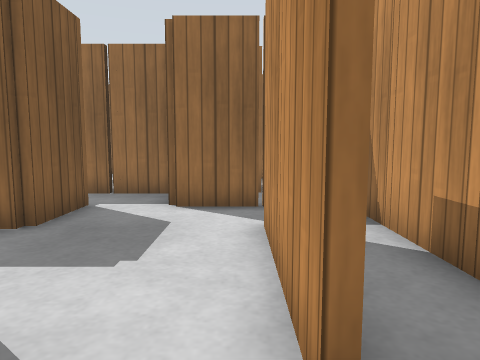
view 1 (above)

24 first-person views from a walk through a robot-simulator world made for Gazebo. The camera is 0.68 m above the floor, tilts 6° down and sees 70° across. The floor is counted in squares, 0.5 m on a side. Each view is taken from the middle of a square. On the plan, view 1 faces up. The plan holds only what a view shows up to about 15 squares ahead; the rest is blank. Gazebo's built-in surfaces are drawn with simple patterns.

view 2
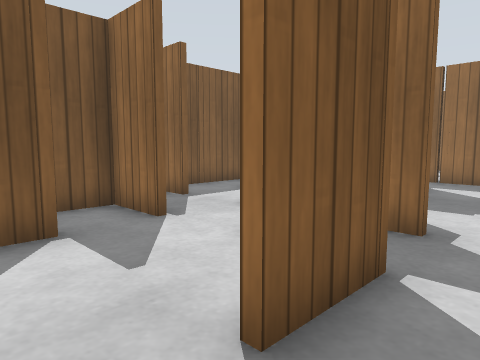

view 3
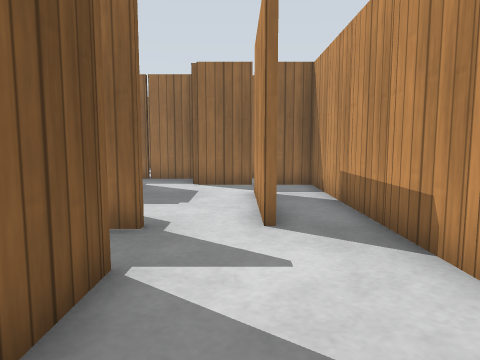

view 4
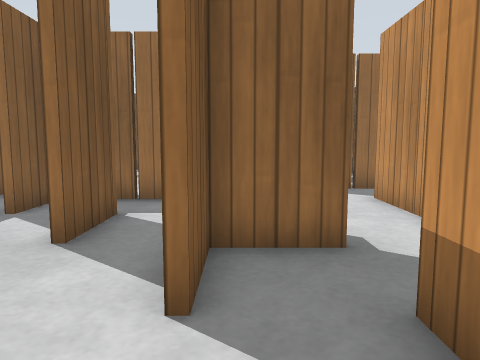

view 5
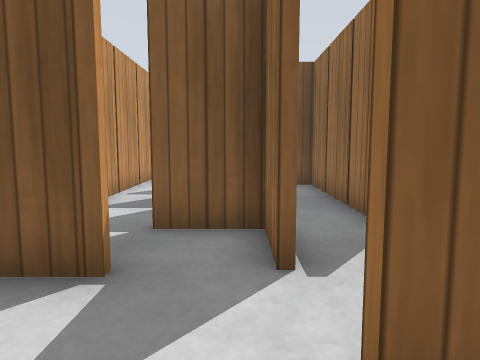

view 6
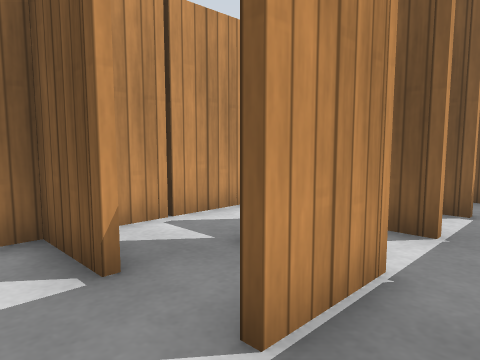

view 7
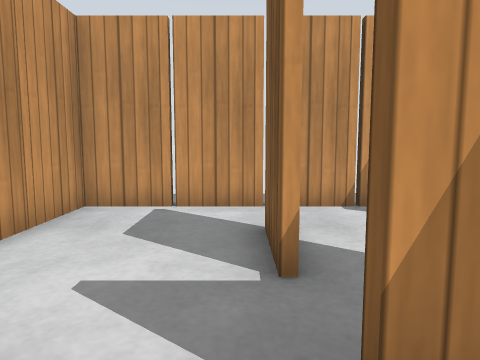

view 8
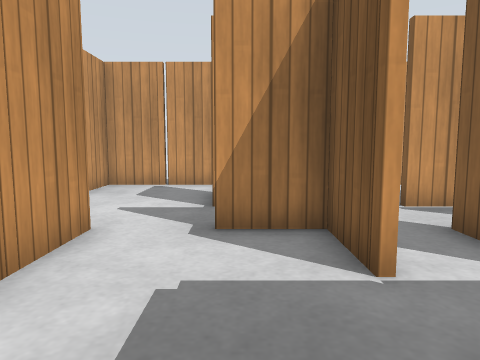

view 9
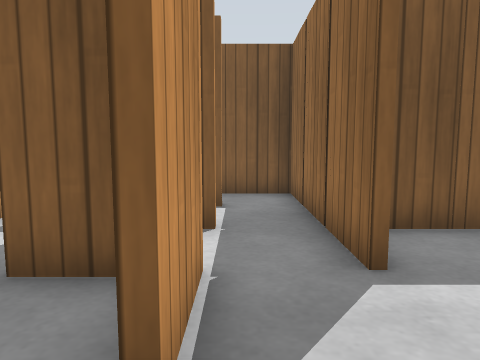

view 10
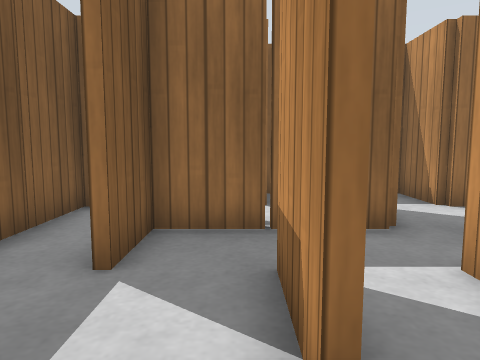

view 11
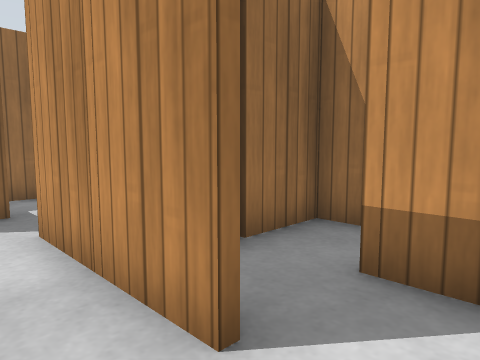

view 12
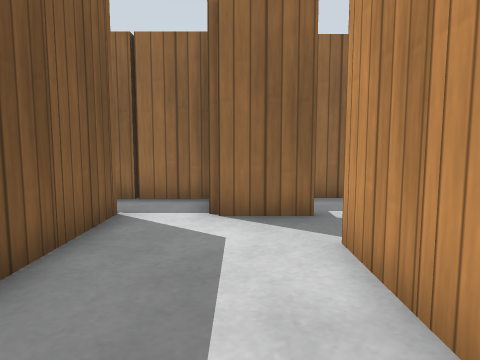

view 13
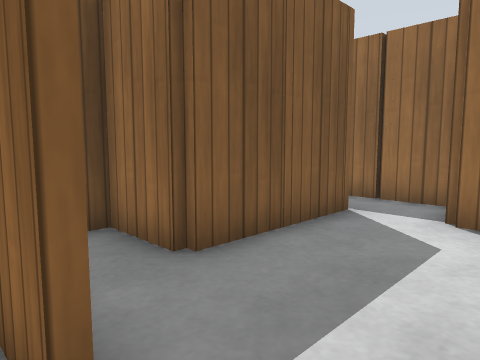

view 14
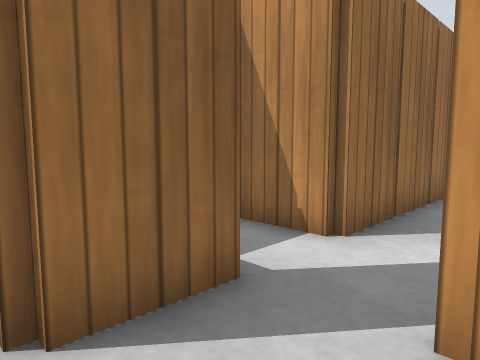

view 15
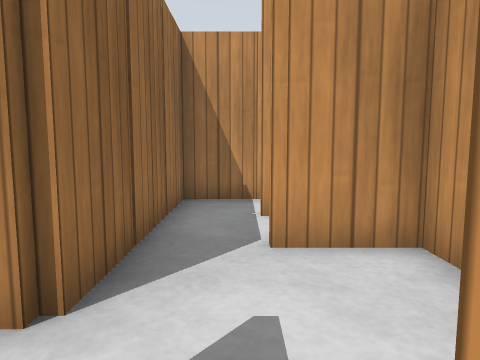

view 16
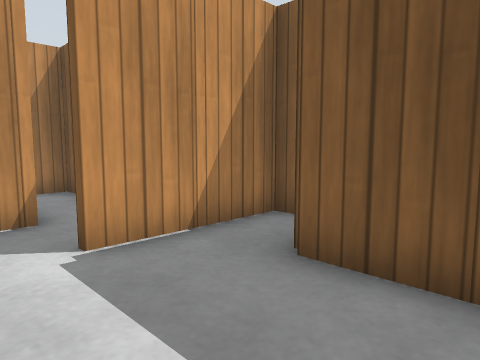

view 17
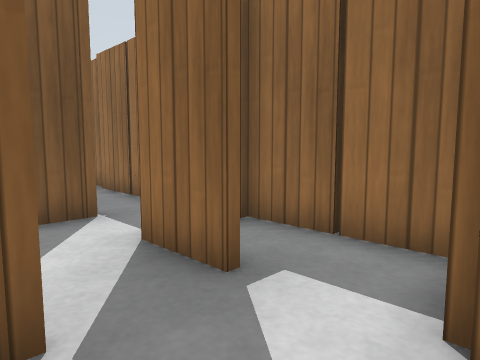

view 18
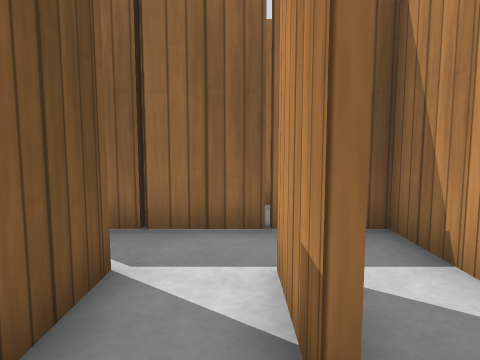

view 19
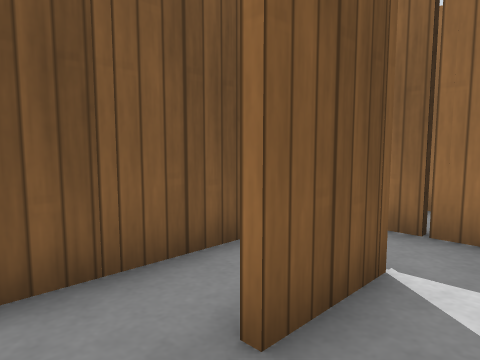

view 20
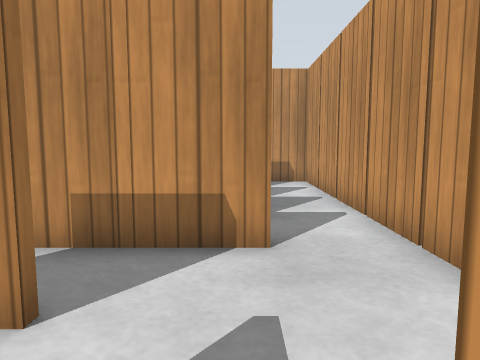

view 21
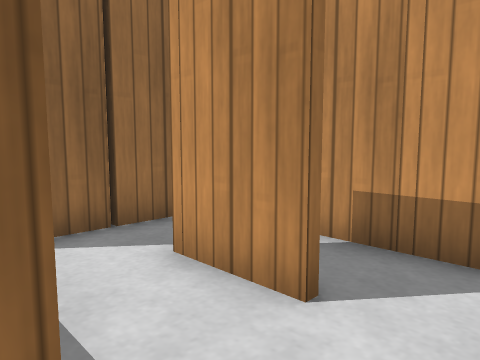

view 22
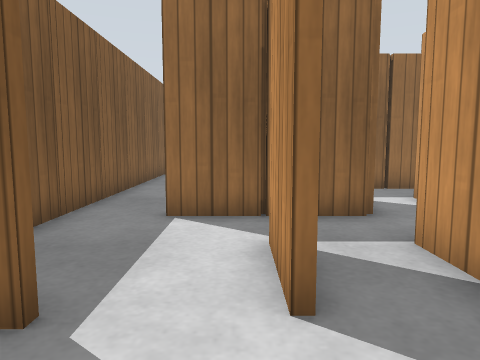

view 23
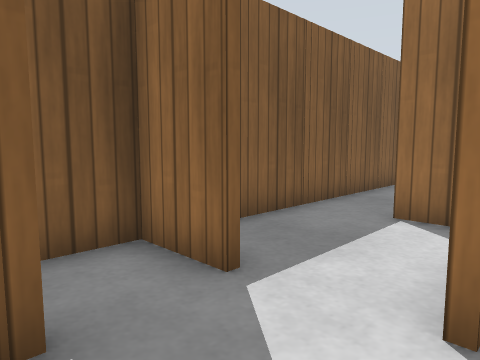

view 24
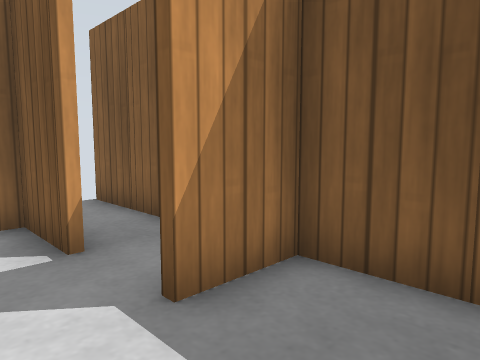

### Floor plan
Points are (right, up) in squares from view 1. A wall is a line through its corners. A room is listed if a view was taken in it or the views show most of it. See-through windows are left out.
Room 1 (views 1, 2, 3, 4, 5, 6, 7, 8, 9, 10, 20, 21, 22, 23, 24)
walls: (-7.5, -0.4) (-5.5, -0.4); (-7.5, 1.4) (-13.4, 1.4) (-13.4, -0.5); (-5.5, -0.6) (-7.4, -0.6) (-7.4, -2.5); (-5.6, 1.5) (-5.6, 2.5); (-5.4, 2.5) (-5.4, 1.5); (-9.4, 2.5) (-9.4, 1.5); (-3.5, 1.6) (-1.5, 1.6); (-3.4, 2.6) (-3.4, -0.5); (-9.4, 4.5) (-9.4, 3.5); (-3.9, -4.4) (2.4, -4.4) (2.4, 7.4) (-1.6, 7.4) (-1.6, 9); (-1.5, 1.4) (-3.5, 1.4); (-1.4, -1.4) (-1.4, -2.5); (-13.6, -2.5) (-13.6, 1.5); (-13.5, 3.4) (-17.5, 3.4); (-7.5, 7.4) (-9.4, 7.4) (-9.4, 5.4); (-3.4, 6.5) (-3.4, 5.4) (-7.4, 5.4) (-7.4, 3.5); (0.4, 1.5) (0.4, 4.5); (-15.6, -0.5) (-15.6, 0.5); (-15.1, -4.4) (-6.5, -4.4); (-17.5, -0.6) (-19.4, -0.6); (-1.5, 9.4) (-5.2, 9.4); (-17.4, -3.4) (-17.4, -4.4) (-17, -4.4); (-19.2, -0.4) (-17.5, -0.4); (-19.4, 3.5) (-19.4, 0.5); (-19.4, -4.5) (-19.4, -6.5)
ways out: opening at (-8, 6) to room 2; opening at (-4, 7) to room 2; opening at (-19, 3); opening at (-13, 2)
objects: wooden post (-20, -4); wooden post (-20, 2); wooden post (-17, -3); wooden post (-15, 1); wooden post (-15, 3); wooden post (-14, 2); wooden post (-13, -4); wooden post (-13, -1); wooden post (-11, -4); wooden post (-11, -1); wooden post (-9, -4); wooden post (-9, -1); wooden post (-9, 1); wooden post (-9, 3); wooden post (-9, 5); wooden post (-8, 0); wooden post (-8, 6); wooden post (-7, -4); wooden post (-5, -3); wooden post (-5, 3); wooden post (-3, -4); wooden post (-3, 3); wooden post (-3, 7); wooden post (-1, -4); wooden post (-1, -1); wooden post (1, -4); wooden post (1, 3); wooden post (1, 5); wooden post (3, -3); wooden post (3, -1); wooden post (3, 1); wooden post (3, 3); wooden post (3, 5)
Room 2 (views 11, 12, 13, 14, 15, 16, 17, 18, 19)
walls: (-2.5, 9.6) (-1.5, 9.6); (-1.4, 10.5) (-1.4, 8.5); (-5.5, 13.4) (-7.5, 13.4); (-1.6, 9) (-1.6, 10.6); (-5.6, 7.5) (-5.6, 10.5); (-4, 15.6) (-7.5, 15.6); (0.6, 10.5) (0.6, 9.5); (0.4, 9.5) (0.4, 10.5); (-9.4, 12.5) (-9.4, 9.4) (-11.4, 9.4) (-11.4, 7.6) (-7.5, 7.6); (2.4, 11.5) (2.4, 13.4) (-3.6, 13.4) (-3.6, 14.5); (-7.5, 5.6) (-7, 5.6)
ways out: opening at (-8, 6) to room 1; opening at (-4, 7) to room 1; opening at (-8.7, 14)
objects: wooden post (-9, 8); wooden post (-9, 11); wooden post (-9, 13); wooden post (-7, 15); wooden post (-6, 10); wooden post (-5, 6); wooden post (-5, 11); wooden post (-5, 16); wooden post (-3, 10); wooden post (-1, 9); wooden post (-1, 11); wooden post (-1, 13); wooden post (1, 8); wooden post (1, 11); wooden post (1, 14); wooden post (3, 11)

Positions as (right, up) in squares from view 1, and headings:
1: (0, 0), facing up
2: (0, -4), facing up-left
3: (0, -4), facing up
4: (-3, -3), facing up
5: (-2, -1), facing left
6: (-4, 1), facing down-left
7: (-1, 3), facing down
8: (-2, 7), facing down
9: (-4, 0), facing left
10: (-6, 0), facing up
11: (-7, 6), facing up-right
12: (-7, 7), facing up
13: (-6, 7), facing up-left
14: (-8, 11), facing up-right
15: (-6, 12), facing right
16: (-6, 12), facing down-left
17: (-3, 11), facing up-left
18: (0, 8), facing up
19: (2, 8), facing up-left
20: (-18, -2), facing right
21: (-18, -2), facing up-right
22: (-16, -3), facing up
23: (-15, -3), facing up-left
24: (-16, 2), facing down-left
